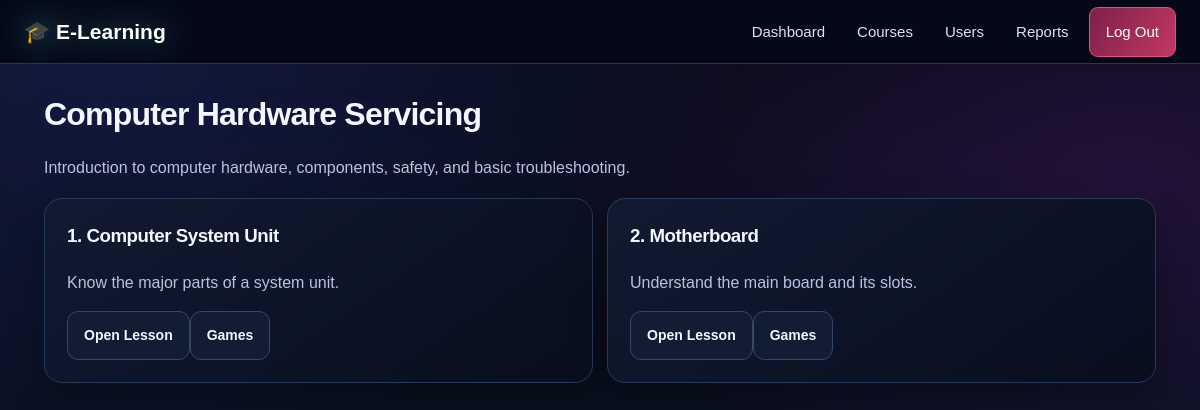
Screenshot of /course/1 (signed in) with the database file from the repository.
### tables this page shows
CREATE TABLE courses(id INTEGER PRIMARY KEY AUTOINCREMENT,title TEXT NOT NULL,description TEXT NOT NULL,created_at TEXT DEFAULT CURRENT_TIMESTAMP);

CREATE TABLE lessons(id INTEGER PRIMARY KEY AUTOINCREMENT,course_id INTEGER NOT NULL,title TEXT NOT NULL,summary TEXT,content TEXT NOT NULL,lesson_order INTEGER DEFAULT 1,FOREIGN KEY(course_id) REFERENCES courses(id) ON DELETE CASCADE);

### app.py (the view)
@app.route('/course/<int:cid>')
@login_required
def course(cid):
    con=db(); c=con.execute('SELECT * FROM courses WHERE id=?',(cid,)).fetchone(); lessons=con.execute('SELECT * FROM lessons WHERE course_id=? ORDER BY lesson_order,id',(cid,)).fetchall(); con.close()
    if not c: return 'Course not found',404
    return render_template('course.html',course=c,lessons=lessons)

### app.py (called while the page is built)
def db():
    con=sqlite3.connect(DB)
    con.row_factory=sqlite3.Row
    con.execute('PRAGMA foreign_keys=ON')
    return con

def login_required(fn):
    @wraps(fn)
    def wrap(*a,**kw):
        if 'user' not in session: return redirect(url_for('login'))
        return fn(*a,**kw)
    return wrap

@app.context_processor
def inject():
    return {'user':session.get('user')}

### templates/course.html
{% extends 'base.html' %}{% block content %}<h1>{{ course.title }}</h1><p>{{ course.description }}</p><div class="py-grid">{% for l in lessons %}<div class="py-card"><h3>{{ l.lesson_order }}. {{ l.title }}</h3><p>{{ l.summary }}</p><a class="py-btn" href="{{ url_for('lesson',lid=l.id) }}">Open Lesson</a><a class="py-btn" href="{{ url_for('games') }}">Games</a></div>{% endfor %}</div>{% endblock %}

### static/style.css (style rules this page uses)
* { box-sizing:border-box }
body { margin:0;font-family:Arial,Helvetica,sans-serif;background:#f4f7fb;color:#1f2937 }
:root { color-scheme:dark; --bg:#070914;--bg-2:#0b1020;--surface:rgba(16,23,43,.88);--surface-solid:#10172b; --surface-2:#141e36;--line:rgba(125,151,205,.22);--text:#edf4ff;--muted:#9baac8; --cyan:#4deaff;--blue:#5588ff;--violet:#b66bff;--pink:#ff5bd6;--green:#57f5b2; --danger:#ff6689;--glow-cyan:0 0 14px rgba(77,234,255,.22);--glow-violet:0 0 20px rgba(182,107,255,.22); }
html { scroll-behavior:smooth;scroll-padding-top:90px;background:var(--bg) }
body { position:relative;isolation:isolate;background:radial-gradient(ellipse at 15% 0%,rgba(67,80,190,.18),transparent 42%),radial-gradient(ellipse at 90% 18%,rgba(134,50,190,.13),transparent 38%),linear-gradient(180deg,#070914 0%,#0a1020 52%,#070914 100%);background-attachment:fixed;color:var(--text);line-height:1.6;overflow-x:hidden }
body:before { content:"";position:fixed;inset:0;z-index:-1;pointer-events:none;opacity:.19;background-image:linear-gradient(rgba(110,145,220,.08) 1px,transparent 1px),linear-gradient(90deg,rgba(110,145,220,.08) 1px,transparent 1px);background-size:44px 44px;mask-image:linear-gradient(to bottom,black,transparent 82%) }
.hero h1,h1,h2,h3 { color:#f4f7ff;letter-spacing:-.025em }
h1 { line-height:1.16;text-shadow:0 0 22px rgba(85,136,255,.12) }
p { color:#c1cce3 }
.scroll-reveal { opacity:1;transform:none }
.motion-ready .scroll-reveal { opacity:0;transform:translateY(22px) scale(.99);transition:opacity .65s ease var(--reveal-delay,0ms),transform .65s cubic-bezier(.2,.75,.25,1) var(--reveal-delay,0ms) }
.motion-ready .scroll-reveal.is-visible { opacity:1;transform:translateY(0) scale(1) }
:root { color-scheme:dark!important;--bg:#070914;--text:#edf4ff;--muted:#aab8d6;--cyan:#4deaff;--violet:#b66bff }
html,body { min-height:100%;background-color:#070914!important;color:#edf4ff!important }
body { background-image:radial-gradient(ellipse at 8% 0%,rgba(61,86,220,.22),transparent 42%),radial-gradient(ellipse at 94% 22%,rgba(151,46,201,.18),transparent 38%),linear-gradient(180deg,#070914 0%,#0a1020 55%,#070914 100%)!important;background-attachment:fixed!important }
body:before { z-index:0!important;opacity:.15!important;pointer-events:none!important }
h1,h2,h3,h4,strong,b,th { color:#f4f7ff }
p,.muted,small { color:#b5c4e1 }
.motion-ready .scroll-reveal { opacity:0;transform:translateY(25px) scale(.985);transition:opacity .62s ease var(--reveal-delay,0ms),transform .62s cubic-bezier(.2,.75,.25,1) var(--reveal-delay,0ms) }

### templates/base.html (style rules this page uses)
:root { --bg:#070914;--panel:#0c1326;--line:#293b5b;--muted:#b5c4e1;--cyan:#4deaff;--pink:#c33763;--grad:linear-gradient(110deg,#1768a9,#5940b8 58%,#852f9e) }
* { box-sizing:border-box }
html,body { margin:0;min-height:100%;font-family:Arial,Helvetica,sans-serif;background:radial-gradient(ellipse at 8% 0%,rgba(61,86,220,.22),transparent 42%),radial-gradient(ellipse at 94% 22%,rgba(151,46,201,.18),transparent 38%),linear-gradient(180deg,#070914,#0a1020 55%,#070914);color:#edf4ff }
body { background-attachment:fixed }
.py-card,.hero,.stat { background:linear-gradient(145deg,rgba(18,27,50,.97),rgba(8,14,29,.98));border:1px solid #293b5b;border-radius:18px;padding:22px;color:#edf4ff;box-shadow:0 14px 36px #0005;margin:0 0 18px }
.py-card h2,.py-card h3 { margin-top:0 }
.py-grid { display:grid;grid-template-columns:repeat(auto-fit,minmax(165px,1fr));gap:14px;margin:18px 0 }
.py-grid .py-card { margin:0 }
.py-btn,button { display:inline-flex;align-items:center;justify-content:center;gap:7px;padding:12px 16px;border:1px solid #344766;border-radius:11px;background:#121d34;color:#f2f7ff;text-decoration:none;font-weight:700;cursor:pointer;font-size:14px }

### rows the page displays
courses: title "Computer Hardware Servicing", description "Introduction to computer hardware, components, safety, and basic troubleshooting."
lessons: lesson_order "1", title "Computer System Unit", summary "Know the major parts of a system unit."
lessons: lesson_order "2", title "Motherboard", summary "Understand the main board and its slots."
